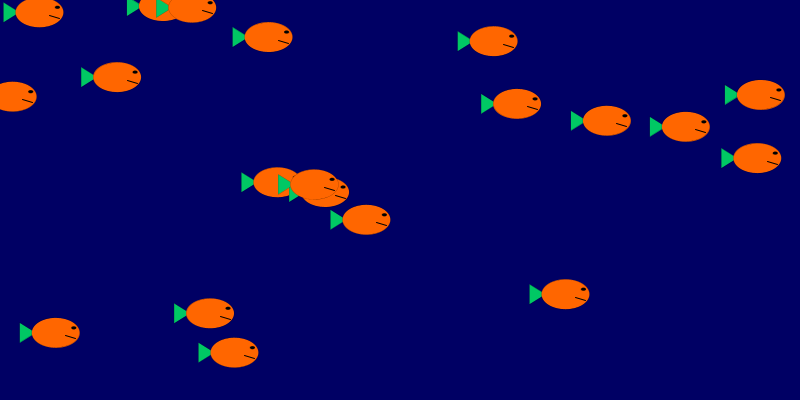
Frame 1 (no input)
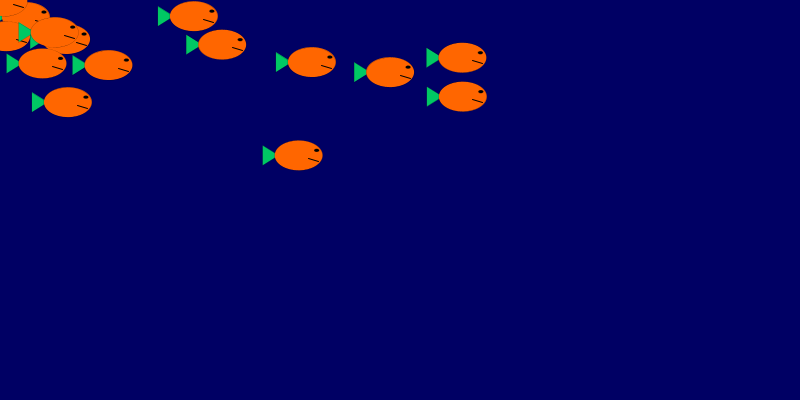
Frame 60 (the mouse pressed at the canvas centre just before this capture)
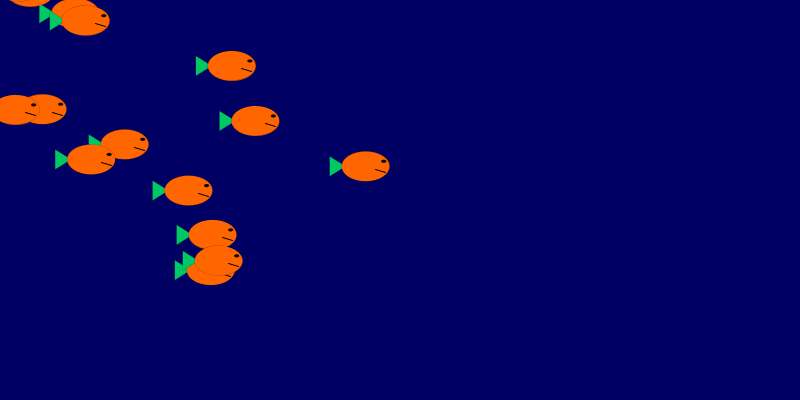
Frame 120 (the mouse held since frame 60 and released just before this capture)

The Processing sketch that drew these frames (run headless with seeded random() and noise(); from frame 60 on, the mouse is pressed at the canvas centre):

// Processing sketch: processing_185077
// ── processing_185077.pde

// The Nature of Code
// Daniel Shiffman
// http://natureofcode.com

class Mover {

  // The Mover tracks location, velocity, and acceleration 
  PVector location;
  PVector velocity;
  PVector acceleration;
  // The Mover's maximum speed
  float topspeed;

  Mover() {
    // Start in the center
    location = new PVector(random(width),random(height));
    velocity = new PVector(0,0);
    topspeed = 7;
  }

  void update() {
    
    // Compute a vector that points from location to mouse
    PVector mouse = new PVector(mouseX,mouseY);
    PVector acceleration = PVector.sub(mouse,location);
    // Set magnitude of acceleration
    //acceleration.setMag(0.2);
    acceleration.normalize();
    acceleration.mult(0.2);
    
    // Velocity changes according to acceleration
    velocity.add(acceleration);
    // Limit the velocity by topspeed
    velocity.limit(topspeed);
    // Location changes by velocity
    location.add(velocity);
  }

  void display() {
    stroke(0);
    strokeWeight(0);
    fill(0, 200, 100);
    triangle(location.x-20, location.y, location.x-36, location.y+10, location.x-36, location.y-10);
    fill(255, 102, 0);
    ellipse(location.x,location.y,48,30);
    fill(0);
    ellipse(location.x+18,location.y-5,5,3);
    fill(0, 200, 100);
    strokeWeight(1);
    line(location.x+20,location.y+6, location.x+10,location.y+3);
  }

}
// The Nature of Code
// Daniel Shiffman
// http://natureofcode.com

// Demonstration of the basics of motion with vector.
// A "Mover" object stores location, velocity, and acceleration as vectors
// The motion is controlled by affecting the acceleration (in this case towards the mouse)

Mover[] movers = new Mover[20];

void setup() {
  size(800,400);
  for (int i = 0; i < movers.length; i++) {
    movers[i] = new Mover(); 
  }
}

void draw() {
  
  background(0,0,100);

  for (int i = 0; i < movers.length; i++) {
    movers[i].update();
    movers[i].display(); 
  }
}
